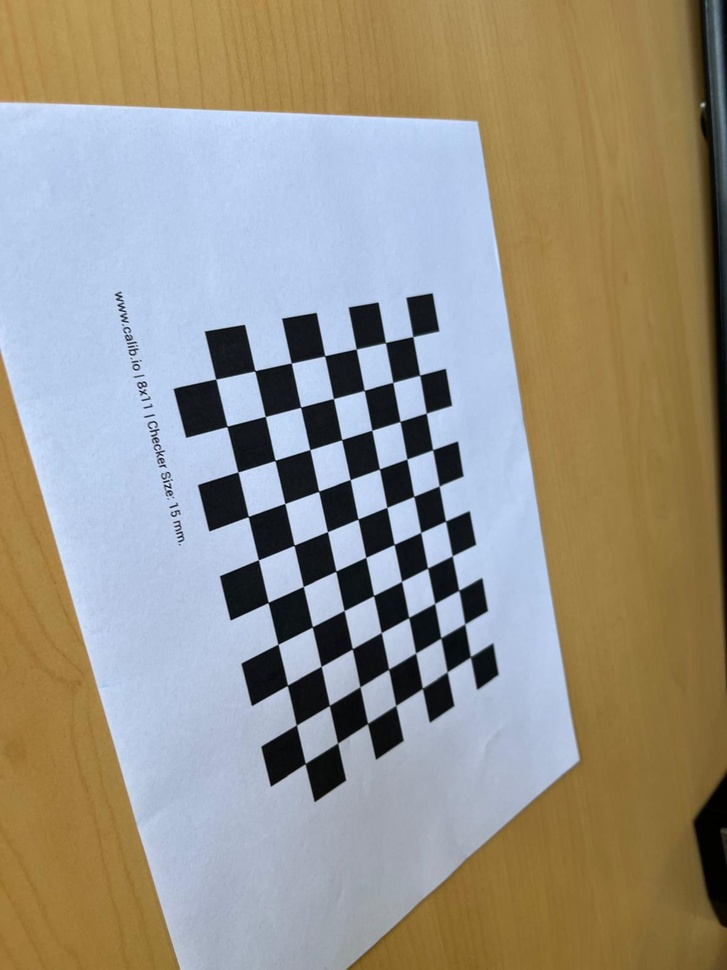
#> input picture data/calib/1.jpeg, 727 x 970 px, shrunk from 1200 x 1600 before the run; its folder holds only this picture in this run
$ python calib_opencv.py
#> lines starting #> are read from the running program, lines starting #| are printed output that depends on the picture; after the words box and inside, x2 and y2 are one past the last pixel; in counts of white or black regions, pixels touching at a corner belong together; long printed decimals are rounded
# ======================================= IMPORTS =======================================
import cv2
import numpy as np
import glob
from constants import CHESSBOARD_SIZE, CHESSBOARD_DIM

# ======================================= FUNCTIONS ======================================
def prepare_object_points(chessboard_size, square_size):
    """Prepare a single map of 3D object points for the chessboard (z=0)."""
    objp = np.zeros((chessboard_size[0] * chessboard_size[1], 3), np.float32)
    objp[:, :2] = np.mgrid[0:chessboard_size[0],
                           0:chessboard_size[1]].T.reshape(-1, 2)
    objp *= square_size
    return objp

def find_corners(images, chessboard_size, objp):
    """
    Iterate over all images, detect and refine chessboard corners.
    Returns objpoints, imgpoints, and image shape.
    """
#> called with chessboard_size = (10, 7), objp = array of shape (70, 3)
    objpoints = []
    imgpoints = []
    img_shape = None

    for fname in images:
        img = cv2.imread(fname)
#> img is the input picture: shape (970, 727, 3); mean B, G, R 135.3, 147.1, 152.8
        if img is None:
            print(f"Could not read image {fname}")
            continue

        gray = cv2.cvtColor(img, cv2.COLOR_BGR2GRAY)
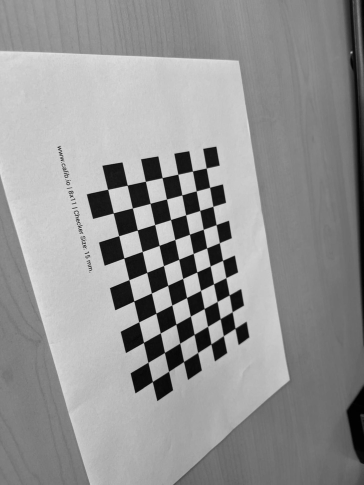
#> gray: shape (970, 727) (shown at 1/2 size); min 0, max 234, mean 147.5
        if img_shape is None:
            img_shape = gray.shape[::-1]

        ret, corners = cv2.findChessboardCorners(gray, chessboard_size, None)
#> ret = True; corners = 70 rows, first 8: [412.8, 336.7], [419.6, 375.3], [426.2, 413.2], [432.6, 449.7], [439, 486.1], [445.6, 521.1], [452.3, 555.8], [458.7, 590.2]
        if not ret:
            print(f"No corners found in {fname}")
            continue

        corners_subpix = cv2.cornerSubPix(
            gray,
            corners,
            winSize=(11, 11),
            zeroZone=(-1, -1),
            criteria=(cv2.TERM_CRITERIA_EPS |
                      cv2.TERM_CRITERIA_MAX_ITER, 30, 0.001)
        )
#> corners_subpix = 70 rows, first 8: [412.8, 336.5], [419.7, 375.2], [426.3, 413.1], [432.7, 449.7], [439.1, 485.9], [445.5, 521.1], [452.2, 555.8], [458.8, 590.3]

        objpoints.append(objp)
        imgpoints.append(corners_subpix)

        cv2.drawChessboardCorners(img, chessboard_size, corners_subpix, ret)
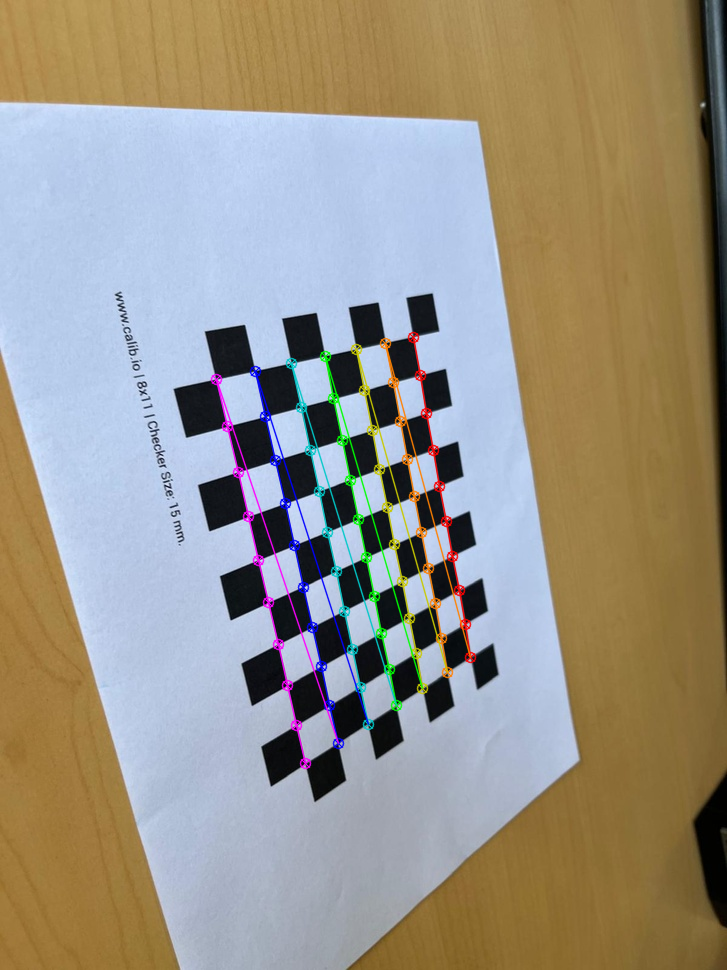
#> img: shape (970, 727, 3); 2.64% of pixels changed, all inside (x1, y1, x2, y2) = (210, 331, 477, 770)
        cv2.imshow('Corners', img)
        cv2.waitKey(100)

    cv2.destroyAllWindows()
    return objpoints, imgpoints, img_shape

def calibrate_and_save(objpoints, imgpoints, img_shape, output_path):
    """Perform camera calibration and save results to .npz."""
    ret, K, dist_coeffs, rvecs, tvecs = cv2.calibrateCamera(
        objpoints, imgpoints, img_shape, None, None
    )
    print("Calibration reprojection error:", ret)
    if not ret:
        print("Calibration failed")
        exit(1)

    np.savez(output_path, K=K, dist_coeffs=dist_coeffs,
             rvecs=rvecs, tvecs=tvecs)
    print(f"Calibration complete. Data saved to {output_path}")

def main():
    image_pattern = 'data/calib/*.jpeg'
    output_file = 'output/calibration_data.npz'

    images = glob.glob(image_pattern)
    if not images:
        print(f"No images found in {image_pattern}")
        exit(1)

    objp = prepare_object_points(CHESSBOARD_SIZE, CHESSBOARD_DIM)
    objpoints, imgpoints, img_shape = find_corners(
        images, CHESSBOARD_SIZE, objp
    )
#> objpoints = 1 item; imgpoints = 1 item; img_shape = (727, 970)
    calibrate_and_save(objpoints, imgpoints, img_shape, output_file)
#> in calibrate_and_save, `ret, K, dist_coeffs, rvecs, tvecs = cv2.calibrateCamera( objpoints, im..`: ret = 0.189; K = [[772.9, 0, 318], [0, 745.3, 494.7], [0, 0, 1]]; dist_coeffs = [[0.231, -1.05, 0.00025, -0.00689, -1.61]]; rvecs = ([-0.433, -0.617, 1.24],); tvecs = ([35.49, -61.18, 290.5],)
#| Calibration reprojection error: 0.1885

# ======================================= MAIN ==========================================
if __name__ == "__main__":
    main()

$ run again, on data/calib/13.jpeg
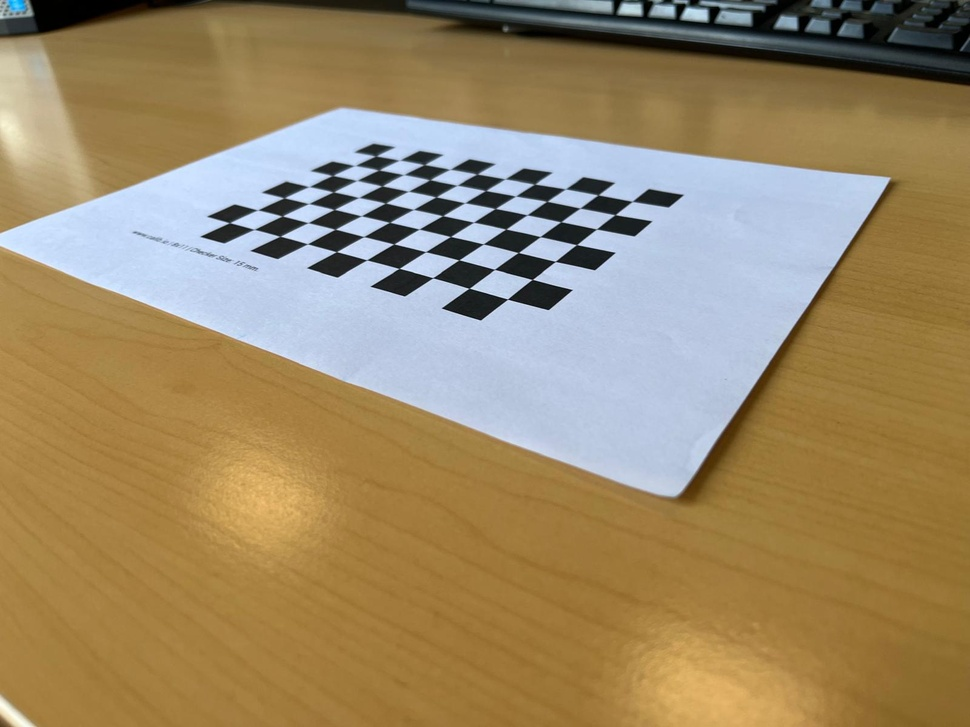
#> input picture data/calib/13.jpeg, 970 x 727 px, shrunk from 1600 x 1200 before the run
#> in find_corners, img is the input picture: shape (727, 970, 3); mean B, G, R 104.1, 137.2, 155.7
#> in find_corners, `gray = cv2.cvtColor(img, cv2.COLOR_BGR2GRAY)`:
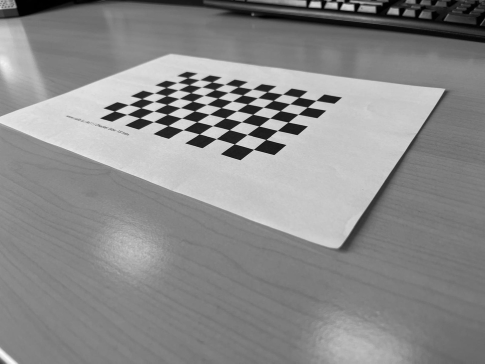
#> gray: shape (727, 970) (shown at 1/2 size); min 0, max 253, mean 138.9
#> in find_corners, `ret, corners = cv2.findChessboardCorners(gray, chessboard_size, None)`: ret = True; corners = 70 rows, first 8: [377.1, 155.8], [397.8, 160.6], [425.4, 164.3], [448.8, 169.9], [477.6, 173.8], [505.6, 178.7], [533.4, 184.3], [565.5, 188.7]
#> corners_subpix = 70 rows, first 8: [381.9, 151.3], [397.8, 160.6], [431.8, 159.7], [450, 169.3], [477.6, 173.4], [505, 178.8], [534.4, 184], [565.4, 188.9]
#> in find_corners, `cv2.drawChessboardCorners(img, chessboard_size, corners_subpix, ret)`:
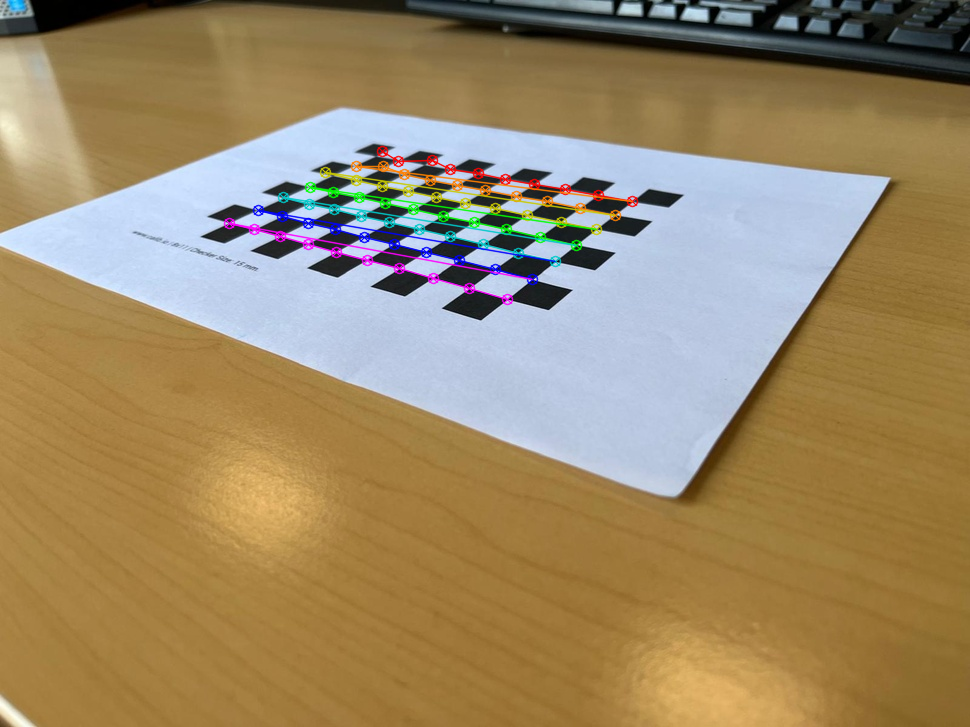
#> img: shape (727, 970, 3); 2.16% of pixels changed, all inside (x1, y1, x2, y2) = (223, 145, 639, 306)
#> in main, `objpoints, imgpoints, img_shape = find_corners( images, CHESSBOARD_SIZ..`: objpoints = 1 item; img_shape = (970, 727)
#> in calibrate_and_save, `ret, K, dist_coeffs, rvecs, tvecs = cv2.calibrateCamera( objpoints, im..`: ret = 1.81; K = [[803.4, 0, 477.1], [0, 844.6, 360.1], [0, 0, 1]]; dist_coeffs = [[-0.759, 12.85, 0.00982, -0.00238, -60.67]]; rvecs = ([-0.963, 0.37, 0.528],); tvecs = ([-48.58, -94.84, 382.6],)
#| Calibration reprojection error: 1.810

$ run again, on data/calib/14.jpeg
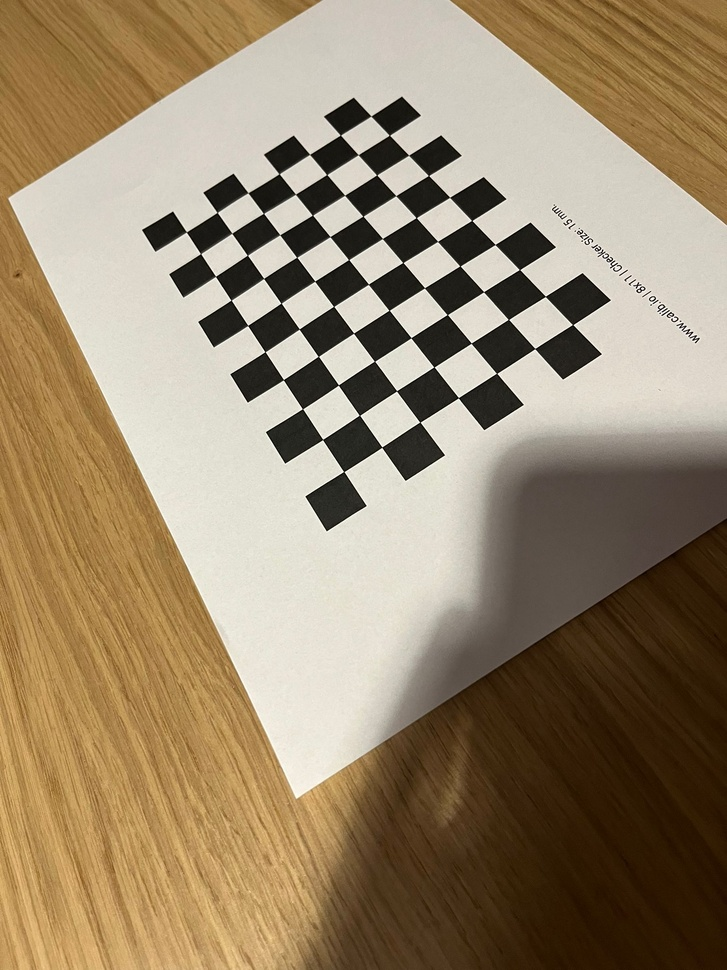
#> input picture data/calib/14.jpeg, 727 x 970 px, shrunk from 1536 x 2048 before the run
#> in find_corners, img is the input picture: shape (970, 727, 3); mean B, G, R 108.3, 134.9, 152.9
#> in find_corners, `gray = cv2.cvtColor(img, cv2.COLOR_BGR2GRAY)`:
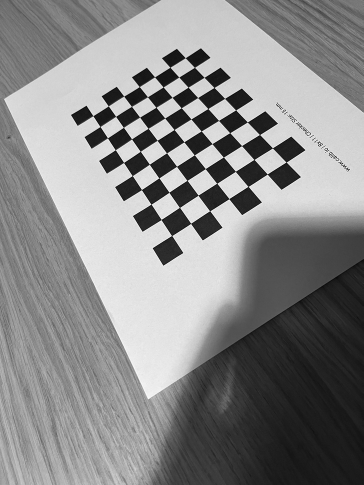
#> gray: shape (970, 727) (shown at 1/2 size); min 0, max 255, mean 137.2
#> in find_corners, `ret, corners = cv2.findChessboardCorners(gray, chessboard_size, None)`: ret = True; corners = 70 rows, first 8: [343.7, 471.5], [322.6, 439.5], [302.5, 408.8], [283.4, 379.7], [265, 351.7], [247.6, 325.5], [231.2, 300.2], [215.5, 276.4]
#> corners_subpix = 70 rows, first 8: [343.7, 471.6], [322.6, 439.5], [302.5, 408.7], [283.4, 379.6], [265, 351.7], [247.7, 325.4], [231.1, 300.1], [215.5, 276.3]
#> in find_corners, `cv2.drawChessboardCorners(img, chessboard_size, corners_subpix, ret)`:
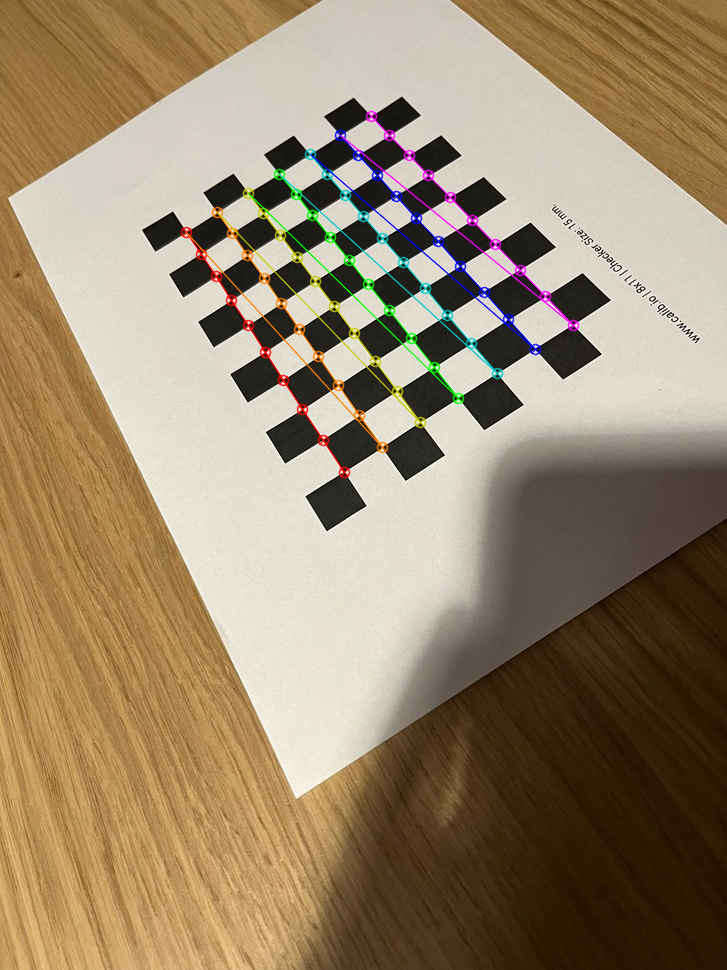
#> img: shape (970, 727, 3); 2.05% of pixels changed, all inside (x1, y1, x2, y2) = (180, 110, 580, 479)
#> in main, `objpoints, imgpoints, img_shape = find_corners( images, CHESSBOARD_SIZ..`: objpoints = 1 item; img_shape = (727, 970)
#> in calibrate_and_save, `ret, K, dist_coeffs, rvecs, tvecs = cv2.calibrateCamera( objpoints, im..`: ret = 0.286; K = [[871.6, 0, 323.8], [0, 937.2, 553.7], [0, 0, 1]]; dist_coeffs = [[0.337, -2.49, 0.0304, 0.024, 5.5]]; rvecs = ([-0.487, -0.329, -2.09],); tvecs = ([6.71, -25.79, 294.3],)
#| Calibration reprojection error: 0.286
